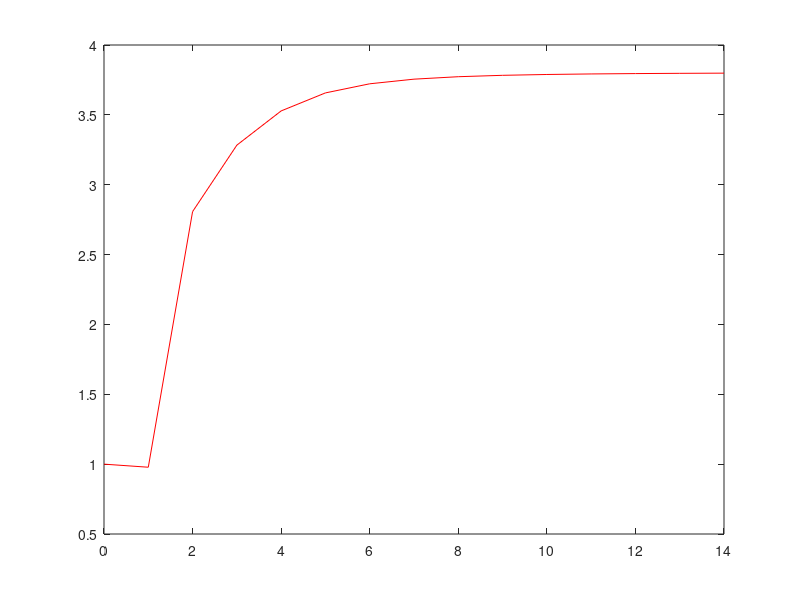

Reproduce this figure in MATLAB.
%question 1
format long
n=6;
d1=2*ones(1,n);
d2=-1*ones(1,n-1);
A=diag(d1)+diag(d2,-1)+diag(d2,1);

precision=0.001;
k=0;
x=[k];
lambda0=1;
y=[lambda0];
Xk=rand(n,1);
Xk1=A*Xk;
delta=1

while delta> precision
    Xk1=A*Xk;
    lambda = norm(Xk1)/norm(Xk);
    delta=abs(lambda-lambda0);
    Xk1=Xk1/norm(Xk1);
    x=[x,k];
    y=[y,lambda0];
    lambda0=lambda;
    Xk=Xk1;
    k=k+1;
end
Xk1
plot(x,y,'r')

%question 2
P=zeros(n,n);
D=zeros(n,n);
B=A;
for k=1:n
    if k>1
        B=B-D(k-1,k-1)*Xk*Xk'/(Xk'*Xk);
    end
    precision=0.001;
    k=0;
    x=[k];
    lambda0=1;
    y=[lambda0];
    Xk=rand(n,1);
    Xk1=A*Xk;
    delta=1

    while delta> precision
        Xk1=A*Xk;
        lambda = norm(Xk1)/norm(Xk);
        delta=abs(lambda-lambda0);
        Xk1=Xk1/norm(Xk1);
        x=[x,k];
        y=[y,lambda0];
        lambda0=lambda;
        Xk=Xk1;
        k=k+1;
    end
    D(k,k)=lambda0;
    P(:,k)=Xk;
end
D
P
